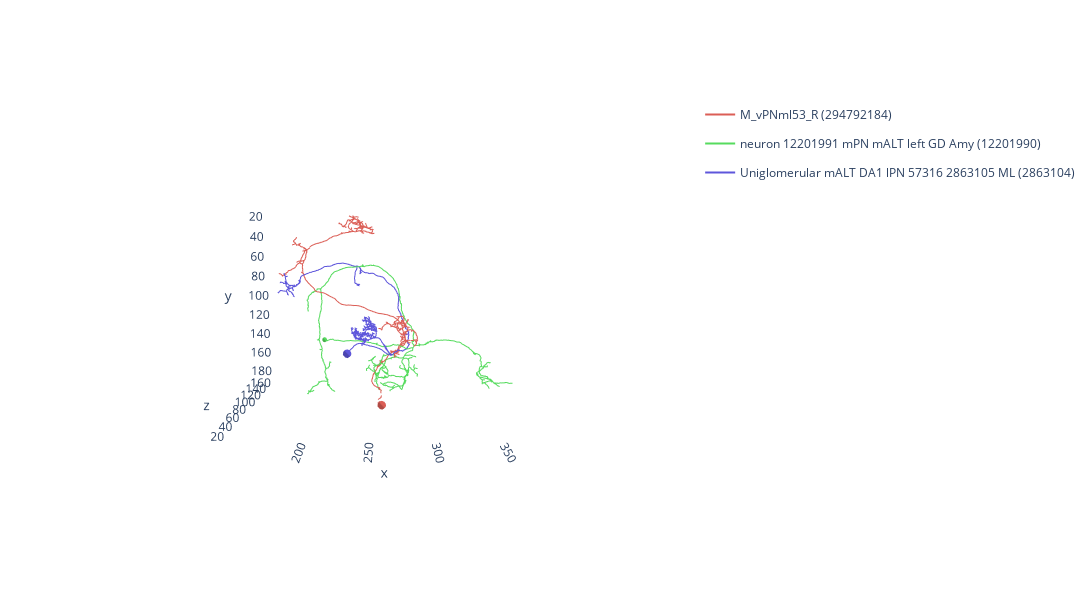

The cell this chart's notebook holds for it:
### Code cell
# Quick sanity check
navis.plot3d([fib_jrc2018f[0], fafb_l_jrc2018f_mirror[0], fafb_r_jrc2018f[0]])

### Figure 1 — Plotly figure (JSON) as saved in the notebook; plotly's stock layout.template omitted (floating-point values rounded to 4 significant figures; data arrays with more than 128 entries replaced by an {"elided": "..."} marker saying what was removed)
{"data": [{"hoverinfo": "none", "hovertext": " ", "legendgroup": "294792184", "line": {"color": "rgb(219,94,86)", "width": 2}, "mode": "lines", "name": "M_vPNml53_R (294792184)", "showlegend": true, "type": "scatter3d", "x": {"elided": "4044 float values"}, "y": {"elided": "4044 float values"}, "z": {"elided": "4044 float values"}}, {"alphahull": 0.5, "color": "rgb(219,94,86)", "hoverinfo": "name", "legendgroup": "294792184", "showlegend": false, "type": "mesh3d", "x": [259.6, 258.5, 261.4, 257.9, 259.8, 261.0, 256.8, 262.0, 258.6, 258.1, 262.5, 256.4, 261.0, 260.4, 256.6, 262.8, 257.5, 259.2, 261.9, 256.3, 261.8, 259.3, 257.7, 262.2, 257.3, 260.1, 260.5, 261.0, 258.1, 260.0], "y": [162.1, 162.3, 162.5, 162.7, 163.0, 163.2, 163.4, 163.6, 163.9, 164.1, 164.3, 164.5, 164.8, 165.0, 165.2, 165.4, 165.7, 165.9, 166.1, 166.3, 166.5, 166.8, 167.0, 167.2, 167.4, 167.7, 167.9, 168.1, 168.3, 168.6], "z": [18.38, 16.5, 17.58, 18.93, 15.13, 19.63, 16.96, 16.03, 20.43, 14.7, 18.71, 18.68, 14.56, 20.74, 15.75, 16.9, 20.2, 14.22, 19.7, 17.56, 15.38, 20.55, 15.23, 17.97, 18.95, 15.19, 19.43, 18.57, 17.74, 16.85]}, {"hoverinfo": "none", "hovertext": " ", "legendgroup": "12201990", "line": {"color": "rgb(86,219,94)", "width": 2}, "mode": "lines", "name": "neuron 12201991 mPN mALT left GD Amy (12201990)", "showlegend": true, "type": "scatter3d", "x": {"elided": "5992 float values"}, "y": {"elided": "5992 float values"}, "z": {"elided": "5992 float values"}}, {"alphahull": 0.5, "color": "rgb(86,219,94)", "hoverinfo": "name", "legendgroup": "12201990", "showlegend": false, "type": "mesh3d", "x": [214.5, 213.8, 215.6, 213.5, 214.6, 215.4, 212.9, 215.9, 213.9, 213.7, 216.2, 212.7, 215.3, 215.0, 212.8, 216.4, 213.3, 214.3, 215.9, 212.6, 215.8, 214.3, 213.4, 216.1, 213.2, 214.8, 215.1, 215.4, 213.6, 214.8], "y": [117.5, 117.6, 117.7, 117.9, 118.0, 118.1, 118.3, 118.4, 118.5, 118.7, 118.8, 118.9, 119.1, 119.2, 119.3, 119.4, 119.6, 119.7, 119.8, 120.0, 120.1, 120.2, 120.4, 120.5, 120.6, 120.8, 120.9, 121.0, 121.2, 121.3], "z": [40.75, 39.65, 40.28, 41.08, 38.84, 41.49, 39.92, 39.37, 41.96, 38.59, 40.95, 40.93, 38.5, 42.15, 39.21, 39.88, 41.83, 38.3, 41.53, 40.27, 38.99, 42.03, 38.9, 40.51, 41.09, 38.88, 41.37, 40.86, 40.37, 39.85]}, {"hoverinfo": "none", "hovertext": " ", "legendgroup": "2863104", "line": {"color": "rgb(94,86,219)", "width": 2}, "mode": "lines", "name": "Uniglomerular mALT DA1 lPN 57316 2863105 ML (2863104)", "showlegend": true, "type": "scatter3d", "x": {"elided": "7357 float values"}, "y": {"elided": "7357 float values"}, "z": {"elided": "7357 float values"}}, {"alphahull": 0.5, "color": "rgb(94,86,219)", "hoverinfo": "name", "legendgroup": "2863104", "showlegend": false, "type": "mesh3d", "x": [232.2, 231.1, 234.1, 230.5, 232.5, 233.7, 229.4, 234.7, 231.3, 230.8, 235.2, 229.0, 233.7, 233.1, 229.2, 235.6, 230.1, 231.8, 234.7, 228.9, 234.5, 231.9, 230.3, 235.0, 229.9, 232.8, 233.2, 233.7, 230.7, 232.7], "y": [126.9, 127.2, 127.4, 127.6, 127.9, 128.1, 128.3, 128.5, 128.8, 129.0, 129.2, 129.5, 129.7, 129.9, 130.2, 130.4, 130.6, 130.8, 131.1, 131.3, 131.5, 131.8, 132.0, 132.2, 132.5, 132.7, 132.9, 133.1, 133.4, 133.6], "z": [39.17, 37.24, 38.34, 39.73, 35.84, 40.45, 37.71, 36.76, 41.26, 35.39, 39.5, 39.48, 35.25, 41.59, 36.47, 37.64, 41.04, 34.9, 40.52, 38.33, 36.09, 41.39, 35.94, 38.75, 39.75, 35.9, 40.24, 39.36, 38.5, 37.6]}], "layout": {"autosize": false, "height": 600, "scene": {"aspectmode": "data", "aspectratio": {"x": 1.205, "y": 0.9645, "z": 0.8603}, "camera": {"center": {"x": 0, "y": 0, "z": 0}, "eye": {"x": 0.000466, "y": -0.3774, "z": -2.411}, "projection": {"type": "perspective"}, "up": {"x": 0, "y": 0, "z": 1}}, "xaxis": {"backgroundcolor": "rgb(240, 240, 240)", "gridcolor": "rgb(255, 255, 255)", "showbackground": false, "showgrid": false, "showline": false, "type": "linear", "zerolinecolor": "rgb(255, 255, 255)"}, "yaxis": {"backgroundcolor": "rgb(240, 240, 240)", "gridcolor": "rgb(255, 255, 255)", "showbackground": false, "showgrid": false, "showline": false, "type": "linear", "zerolinecolor": "rgb(255, 255, 255)"}, "zaxis": {"backgroundcolor": "rgb(240, 240, 240)", "gridcolor": "rgb(255, 255, 255)", "showbackground": false, "showgrid": false, "showline": false, "type": "linear", "zerolinecolor": "rgb(255, 255, 255)"}}, "width": 1200}}
